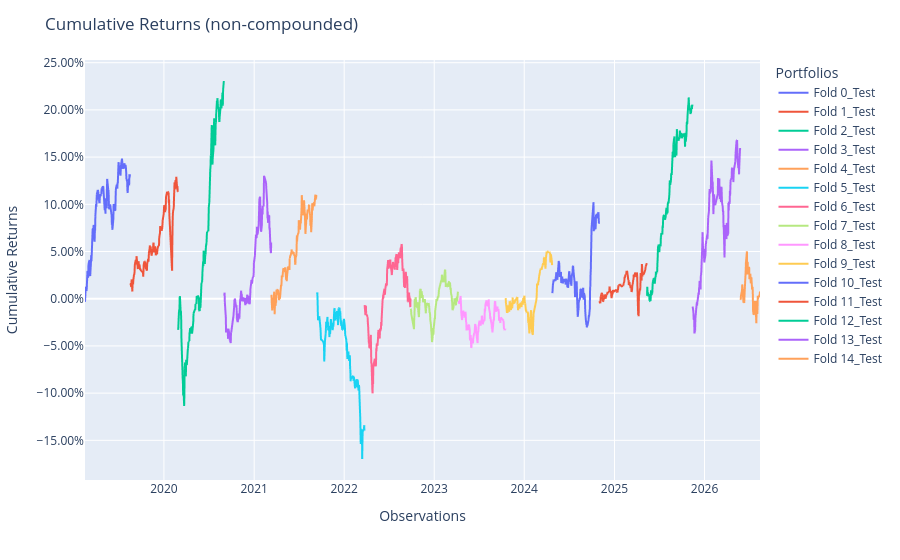

The code cell stored with this chart in its notebook:
### Code cell
population_test.plot_cumulative_returns()

### Figure 1 — Plotly figure (JSON) as saved in the notebook; plotly's stock layout.template omitted (floating-point values rounded to 4 significant figures; data arrays with more than 128 entries replaced by an {"elided": "..."} marker saying what was removed)
{"data": [{"hovertemplate": "variable=Fold 0_Test<br>index=%{x}<br>value=%{y}<extra></extra>", "legendgroup": "Fold 0_Test", "line": {"color": "#636efa", "dash": "solid"}, "marker": {"symbol": "circle"}, "mode": "lines", "name": "Fold 0_Test", "showlegend": true, "type": "scattergl", "x": {"elided": "1821 str values"}, "xaxis": "x", "y": {"elided": "1821 float values"}, "yaxis": "y"}, {"hovertemplate": "variable=Fold 1_Test<br>index=%{x}<br>value=%{y}<extra></extra>", "legendgroup": "Fold 1_Test", "line": {"color": "#EF553B", "dash": "solid"}, "marker": {"symbol": "circle"}, "mode": "lines", "name": "Fold 1_Test", "showlegend": true, "type": "scattergl", "x": {"elided": "1821 str values"}, "xaxis": "x", "y": {"elided": "1821 float values"}, "yaxis": "y"}, {"hovertemplate": "variable=Fold 2_Test<br>index=%{x}<br>value=%{y}<extra></extra>", "legendgroup": "Fold 2_Test", "line": {"color": "#00cc96", "dash": "solid"}, "marker": {"symbol": "circle"}, "mode": "lines", "name": "Fold 2_Test", "showlegend": true, "type": "scattergl", "x": {"elided": "1821 str values"}, "xaxis": "x", "y": {"elided": "1821 float values"}, "yaxis": "y"}, {"hovertemplate": "variable=Fold 3_Test<br>index=%{x}<br>value=%{y}<extra></extra>", "legendgroup": "Fold 3_Test", "line": {"color": "#ab63fa", "dash": "solid"}, "marker": {"symbol": "circle"}, "mode": "lines", "name": "Fold 3_Test", "showlegend": true, "type": "scattergl", "x": {"elided": "1821 str values"}, "xaxis": "x", "y": {"elided": "1821 float values"}, "yaxis": "y"}, {"hovertemplate": "variable=Fold 4_Test<br>index=%{x}<br>value=%{y}<extra></extra>", "legendgroup": "Fold 4_Test", "line": {"color": "#FFA15A", "dash": "solid"}, "marker": {"symbol": "circle"}, "mode": "lines", "name": "Fold 4_Test", "showlegend": true, "type": "scattergl", "x": {"elided": "1821 str values"}, "xaxis": "x", "y": {"elided": "1821 float values"}, "yaxis": "y"}, {"hovertemplate": "variable=Fold 5_Test<br>index=%{x}<br>value=%{y}<extra></extra>", "legendgroup": "Fold 5_Test", "line": {"color": "#19d3f3", "dash": "solid"}, "marker": {"symbol": "circle"}, "mode": "lines", "name": "Fold 5_Test", "showlegend": true, "type": "scattergl", "x": {"elided": "1821 str values"}, "xaxis": "x", "y": {"elided": "1821 float values"}, "yaxis": "y"}, {"hovertemplate": "variable=Fold 6_Test<br>index=%{x}<br>value=%{y}<extra></extra>", "legendgroup": "Fold 6_Test", "line": {"color": "#FF6692", "dash": "solid"}, "marker": {"symbol": "circle"}, "mode": "lines", "name": "Fold 6_Test", "showlegend": true, "type": "scattergl", "x": {"elided": "1821 str values"}, "xaxis": "x", "y": {"elided": "1821 float values"}, "yaxis": "y"}, {"hovertemplate": "variable=Fold 7_Test<br>index=%{x}<br>value=%{y}<extra></extra>", "legendgroup": "Fold 7_Test", "line": {"color": "#B6E880", "dash": "solid"}, "marker": {"symbol": "circle"}, "mode": "lines", "name": "Fold 7_Test", "showlegend": true, "type": "scattergl", "x": {"elided": "1821 str values"}, "xaxis": "x", "y": {"elided": "1821 float values"}, "yaxis": "y"}, {"hovertemplate": "variable=Fold 8_Test<br>index=%{x}<br>value=%{y}<extra></extra>", "legendgroup": "Fold 8_Test", "line": {"color": "#FF97FF", "dash": "solid"}, "marker": {"symbol": "circle"}, "mode": "lines", "name": "Fold 8_Test", "showlegend": true, "type": "scattergl", "x": {"elided": "1821 str values"}, "xaxis": "x", "y": {"elided": "1821 float values"}, "yaxis": "y"}, {"hovertemplate": "variable=Fold 9_Test<br>index=%{x}<br>value=%{y}<extra></extra>", "legendgroup": "Fold 9_Test", "line": {"color": "#FECB52", "dash": "solid"}, "marker": {"symbol": "circle"}, "mode": "lines", "name": "Fold 9_Test", "showlegend": true, "type": "scattergl", "x": {"elided": "1821 str values"}, "xaxis": "x", "y": {"elided": "1821 float values"}, "yaxis": "y"}, {"hovertemplate": "variable=Fold 10_Test<br>index=%{x}<br>value=%{y}<extra></extra>", "legendgroup": "Fold 10_Test", "line": {"color": "#636efa", "dash": "solid"}, "marker": {"symbol": "circle"}, "mode": "lines", "name": "Fold 10_Test", "showlegend": true, "type": "scattergl", "x": {"elided": "1821 str values"}, "xaxis": "x", "y": {"elided": "1821 float values"}, "yaxis": "y"}, {"hovertemplate": "variable=Fold 11_Test<br>index=%{x}<br>value=%{y}<extra></extra>", "legendgroup": "Fold 11_Test", "line": {"color": "#EF553B", "dash": "solid"}, "marker": {"symbol": "circle"}, "mode": "lines", "name": "Fold 11_Test", "showlegend": true, "type": "scattergl", "x": {"elided": "1821 str values"}, "xaxis": "x", "y": {"elided": "1821 float values"}, "yaxis": "y"}, {"hovertemplate": "variable=Fold 12_Test<br>index=%{x}<br>value=%{y}<extra></extra>", "legendgroup": "Fold 12_Test", "line": {"color": "#00cc96", "dash": "solid"}, "marker": {"symbol": "circle"}, "mode": "lines", "name": "Fold 12_Test", "showlegend": true, "type": "scattergl", "x": {"elided": "1821 str values"}, "xaxis": "x", "y": {"elided": "1821 float values"}, "yaxis": "y"}, {"hovertemplate": "variable=Fold 13_Test<br>index=%{x}<br>value=%{y}<extra></extra>", "legendgroup": "Fold 13_Test", "line": {"color": "#ab63fa", "dash": "solid"}, "marker": {"symbol": "circle"}, "mode": "lines", "name": "Fold 13_Test", "showlegend": true, "type": "scattergl", "x": {"elided": "1821 str values"}, "xaxis": "x", "y": {"elided": "1821 float values"}, "yaxis": "y"}, {"hovertemplate": "variable=Fold 14_Test<br>index=%{x}<br>value=%{y}<extra></extra>", "legendgroup": "Fold 14_Test", "line": {"color": "#FFA15A", "dash": "solid"}, "marker": {"symbol": "circle"}, "mode": "lines", "name": "Fold 14_Test", "showlegend": true, "type": "scattergl", "x": {"elided": "1821 str values"}, "xaxis": "x", "y": {"elided": "1821 float values"}, "yaxis": "y"}], "layout": {"legend": {"title": {"text": "Portfolios"}, "tracegroupgap": 0}, "margin": {"t": 60}, "title": {"text": "Cumulative Returns (non-compounded)"}, "xaxis": {"anchor": "y", "domain": [0, 1], "title": {"text": "Observations"}}, "yaxis": {"anchor": "x", "domain": [0, 1], "tickformat": ".2%", "title": {"text": "Cumulative Returns"}}}}
